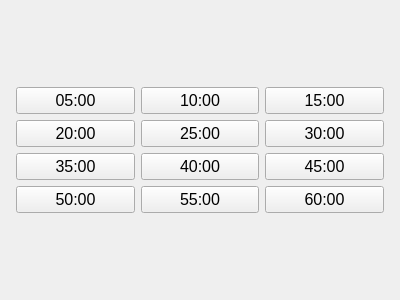
<?xml version="1.0" encoding="UTF-8"?>
<ui version="4.0">
 <class>Presets</class>
 <widget class="QWidget" name="Presets">
  <property name="geometry">
   <rect>
    <x>0</x>
    <y>0</y>
    <width>400</width>
    <height>300</height>
   </rect>
  </property>
  <property name="windowTitle">
   <string>Form</string>
  </property>
  <layout class="QVBoxLayout" name="verticalLayout">
   <item>
    <layout class="QGridLayout" name="gridLayout">
     <property name="leftMargin">
      <number>5</number>
     </property>
     <property name="topMargin">
      <number>5</number>
     </property>
     <property name="rightMargin">
      <number>5</number>
     </property>
     <property name="bottomMargin">
      <number>5</number>
     </property>
     <item row="2" column="1">
      <widget class="QPushButton" name="btn_preset_8">
       <property name="enabled">
        <bool>true</bool>
       </property>
       <property name="font">
        <font>
         <pointsize>12</pointsize>
        </font>
       </property>
       <property name="text">
        <string>40:00</string>
       </property>
      </widget>
     </item>
     <item row="0" column="2">
      <widget class="QPushButton" name="btn_preset_3">
       <property name="enabled">
        <bool>true</bool>
       </property>
       <property name="font">
        <font>
         <pointsize>12</pointsize>
        </font>
       </property>
       <property name="text">
        <string>15:00</string>
       </property>
      </widget>
     </item>
     <item row="1" column="2">
      <widget class="QPushButton" name="btn_preset_6">
       <property name="enabled">
        <bool>true</bool>
       </property>
       <property name="font">
        <font>
         <pointsize>12</pointsize>
        </font>
       </property>
       <property name="text">
        <string>30:00</string>
       </property>
      </widget>
     </item>
     <item row="0" column="1">
      <widget class="QPushButton" name="btn_preset_2">
       <property name="enabled">
        <bool>true</bool>
       </property>
       <property name="font">
        <font>
         <pointsize>12</pointsize>
        </font>
       </property>
       <property name="text">
        <string>10:00</string>
       </property>
      </widget>
     </item>
     <item row="0" column="0">
      <widget class="QPushButton" name="btn_preset_1">
       <property name="enabled">
        <bool>true</bool>
       </property>
       <property name="font">
        <font>
         <pointsize>12</pointsize>
        </font>
       </property>
       <property name="text">
        <string>05:00</string>
       </property>
      </widget>
     </item>
     <item row="2" column="0">
      <widget class="QPushButton" name="btn_preset_7">
       <property name="enabled">
        <bool>true</bool>
       </property>
       <property name="font">
        <font>
         <pointsize>12</pointsize>
        </font>
       </property>
       <property name="text">
        <string>35:00</string>
       </property>
      </widget>
     </item>
     <item row="3" column="0">
      <widget class="QPushButton" name="btn_preset_10">
       <property name="enabled">
        <bool>true</bool>
       </property>
       <property name="font">
        <font>
         <pointsize>12</pointsize>
        </font>
       </property>
       <property name="text">
        <string>50:00</string>
       </property>
      </widget>
     </item>
     <item row="3" column="1">
      <widget class="QPushButton" name="btn_preset_11">
       <property name="enabled">
        <bool>true</bool>
       </property>
       <property name="font">
        <font>
         <pointsize>12</pointsize>
        </font>
       </property>
       <property name="text">
        <string>55:00</string>
       </property>
      </widget>
     </item>
     <item row="1" column="1">
      <widget class="QPushButton" name="btn_preset_5">
       <property name="enabled">
        <bool>true</bool>
       </property>
       <property name="font">
        <font>
         <pointsize>12</pointsize>
        </font>
       </property>
       <property name="text">
        <string>25:00</string>
       </property>
      </widget>
     </item>
     <item row="2" column="2">
      <widget class="QPushButton" name="btn_preset_9">
       <property name="enabled">
        <bool>true</bool>
       </property>
       <property name="font">
        <font>
         <pointsize>12</pointsize>
        </font>
       </property>
       <property name="text">
        <string>45:00</string>
       </property>
      </widget>
     </item>
     <item row="1" column="0">
      <widget class="QPushButton" name="btn_preset_4">
       <property name="enabled">
        <bool>true</bool>
       </property>
       <property name="font">
        <font>
         <pointsize>12</pointsize>
        </font>
       </property>
       <property name="text">
        <string>20:00</string>
       </property>
      </widget>
     </item>
     <item row="3" column="2">
      <widget class="QPushButton" name="btn_preset_12">
       <property name="enabled">
        <bool>true</bool>
       </property>
       <property name="font">
        <font>
         <pointsize>12</pointsize>
        </font>
       </property>
       <property name="text">
        <string>60:00</string>
       </property>
      </widget>
     </item>
    </layout>
   </item>
  </layout>
 </widget>
 <resources/>
 <connections/>
</ui>
